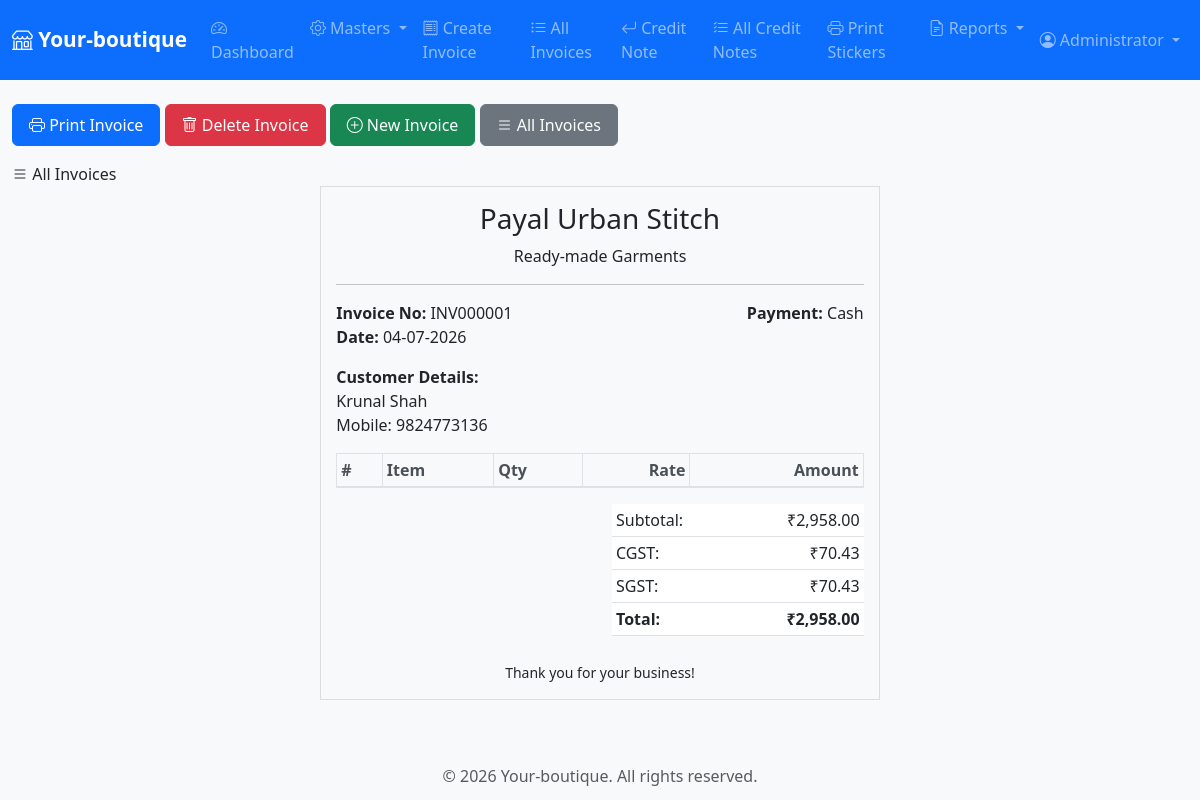
Page /modules/invoice/1_view.php?invoice=INV000001 (signed in) on the committed database.
### tables this page shows
CREATE TABLE IF NOT EXISTS invoices (
    id INT PRIMARY KEY AUTO_INCREMENT,
    invoice_no VARCHAR(50) UNIQUE NOT NULL,
    invoice_date DATE NOT NULL,
    party_id INT NOT NULL,
    subtotal DECIMAL(10,2) NOT NULL DEFAULT 0,
    discount_amount DECIMAL(10,2) DEFAULT 0,
    cgst_amount DECIMAL(10,2) DEFAULT 0,
    sgst_amount DECIMAL(10,2) DEFAULT 0,
    total_amount DECIMAL(10,2) NOT NULL,
    payment_mode ENUM('Cash', 'Card', 'UPI') DEFAULT 'Cash',
    notes TEXT,
    created_by INT,
    created_at TIMESTAMP DEFAULT CURRENT_TIMESTAMP,
    FOREIGN KEY (party_id) REFERENCES parties(id),
    FOREIGN KEY (created_by) REFERENCES users(id),
    INDEX idx_invoice_no (invoice_no),
    INDEX idx_date (invoice_date),
    INDEX idx_party (party_id)
);

CREATE TABLE IF NOT EXISTS parties (
    id INT PRIMARY KEY AUTO_INCREMENT,
     
    mobile VARCHAR(15) UNIQUE NULL,
    party_name VARCHAR(100) NOT NULL,
    address TEXT,
    notes TEXT,
    created_at TIMESTAMP DEFAULT CURRENT_TIMESTAMP,
    updated_at TIMESTAMP DEFAULT CURRENT_TIMESTAMP ON UPDATE CURRENT_TIMESTAMP,
    INDEX idx_mobile (mobile)
);

### config/functions.php (called while the page is built, shortened)
<?php
function formatCurrency($amount) {
    return '₹' . number_format($amount, 2);
}
function formatDate($date) {
    return date('d-m-Y', strtotime($date));
}
?>

### modules/invoice/1_view.php (the view, shortened to what this page needs)
<?php
require_once __DIR__ . '/../../includes/header.php';
$invoiceNo = $_GET['invoice'] ?? '';
$sql = "SELECT i.*, p.party_name, p.mobile, p.address
        FROM invoices i
        INNER JOIN parties p ON i.party_id = p.id
        WHERE i.invoice_no = ?";
$stmt = $conn->prepare($sql);
$stmt->bind_param('s', $invoiceNo);
$stmt->execute();
$result = $stmt->get_result();
$invoice = $result->fetch_assoc();
?>
<div class="no-print mb-3">
    <button onclick="window.print()" class="btn btn-primary">
        <i class="bi bi-printer"></i> Print Invoice
    </button>
    <a href="delete.php?invoice=<?php echo $invoiceNo; ?>" class="btn btn-danger">
        <i class="bi bi-trash"></i> Delete Invoice
    </a>
    <a href="create_invoice.php" class="btn btn-success">
        <i class="bi bi-plus-circle"></i> New Invoice
    </a>
    <a href="list.php" class="btn btn-secondary">
        <i class="bi bi-list"></i> All Invoices
    </a>
</div>
        <i class="bi bi-list"></i> All Invoices
</div>
<div class="print-area" style="max-width: 148mm; margin: 0 auto;">
    <div class="invoice-box">
        <div class="text-center mb-3">
            <h3>Payal Urban Stitch</h3>
            <p class="mb-0">Ready-made Garments</p>
        </div>
        <hr>
        <div class="row mb-3">
            <div class="col-6">
                <strong>Invoice No:</strong> <?php echo $invoice['invoice_no']; ?><br>
                <strong>Date:</strong> <?php echo formatDate($invoice['invoice_date']); ?>
            </div>
            <div class="col-6 text-end">
                <strong>Payment:</strong> <?php echo $invoice['payment_mode']; ?>
            </div>
        </div>
        <div class="mb-3">
            <strong>Customer Details:</strong><br>
            <?php echo $invoice['party_name']; ?><br>
            Mobile: <?php echo $invoice['mobile']; ?><br>
        </div>
        <table class="table table-sm table-bordered">
            <thead>
                <tr>
                    <th>#</th>
                    <th>Item</th>
                    <th>Qty</th>
                    <th class="text-end">Rate</th>
                    <th class="text-end">Amount</th>
                </tr>
            </thead>
        </table>
        <div class="row">
            <div class="col-6 offset-6">
                <table class="table table-sm mb-0">
                    <tr>
                        <td>Subtotal:</td>
                        <td class="text-end"><?php echo formatCurrency($invoice['subtotal']); ?></td>
                    </tr>
                    <tr>
                        <td>CGST:</td>
                        <td class="text-end"><?php echo formatCurrency($invoice['cgst_amount']); ?></td>
                    </tr>
                    <tr>
                        <td>SGST:</td>
                        <td class="text-end"><?php echo formatCurrency($invoice['sgst_amount']); ?></td>
                    </tr>
                    <tr class="fw-bold">
                        <td>Total:</td>
                        <td class="text-end"><?php echo formatCurrency($invoice['total_amount']); ?></td>
                    </tr>
                </table>
            </div>
        </div>
        <div class="text-center mt-4">
            <p class="mb-0"><small>Thank you for your business!</small></p>
        </div>
    </div>
</div>
<?php require_once __DIR__ . '/../../includes/footer.php'; ?>

### assets/css/style.css (style rules this page uses)
:root { --primary-color: #0d6efd; --secondary-color: #6c757d; --success-color: #198754; --danger-color: #dc3545; --warning-color: #ffc107; }
body { font-family: 'Segoe UI', Tahoma, Geneva, Verdana, sans-serif; background-color: #f8f9fa; }
.table { background-color: white; }
.table thead th { background-color: #f8f9fa; border-bottom: 2px solid #dee2e6; font-weight: 600; color: #495057; }
.btn { border-radius: 6px; padding: 8px 16px; font-weight: 500; }

### modules/invoice/1_view.php (style rules this page uses)
.invoice-box { border: 1px solid #ddd; padding: 15px; }

### rows in the picture
invoices: invoice_no "INV000001", invoice_date "04-07-2026", payment_mode "Cash", party.party_name "Krunal Shah", party.mobile "9824773136", subtotal "₹2,958.00", cgst_amount "₹70.43", sgst_amount "₹70.43", total_amount "₹2,958.00"

### other values in the picture
getUserFullName() "Administrator"
